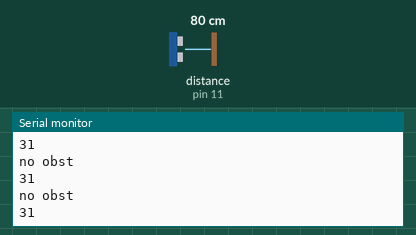
This sketch was run on a simulated Arduino Uno, built with avr-gcc and run on an emulated ATmega328P. Parts: the last lines printed to the serial monitor. Wiring (inferred from the names in the program): ultrasonic range finder: trigger pin 11; echo pin 11. The test bench sets the inputs (shaded band); at power-on: distance to the obstacle (sensor on pin 11) 80 cm. The echo pulse lasts 58.3 µs per cm.

Above: at 1.2 s.
1.3 s: distance to the obstacle (sensor on pin 11) set to 2 cm
At 1.6 s:
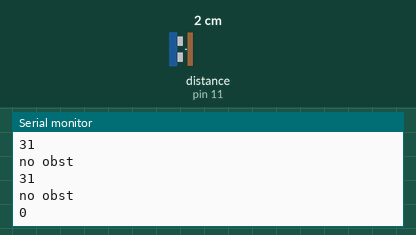
3.3 s: distance to the obstacle (sensor on pin 11) set to 4 cm
At 3.41 s:
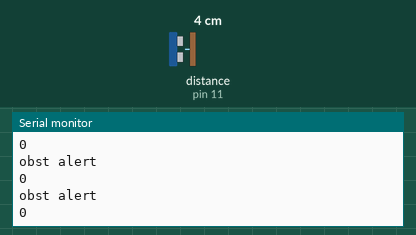
Timing chart, 0 to 6.3 s (numbered marks = the images above; inputs shaded):
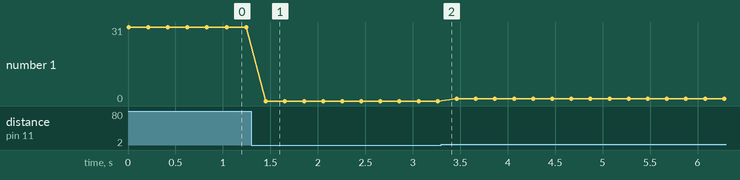

Measured:
- after the input at 1.3 s, the serial monitor: prints a new line after 0.15 s (image 1)
- plotted number 1: 31 → 0 after the input at 1.3 s, 0 → 1 after the input at 3.3 s

The sketch:

Distance_Sensor_Test.ino
```cpp
// Tests the ultrasonic sensor by printing messages to the terminal
// if an obstacle is detected.

const int pingPin = 11;
unsigned int duration, inches;

void setup() {
  Serial.begin(9600);
}

void loop() {
  obst();
}

// Returns true if obstacle detected, false otherwise.
boolean obst()
{
  // Code to send pings out of the sensor and listen to the result
  pinMode(pingPin, OUTPUT);          // Set pin to OUTPUT
  digitalWrite(pingPin, LOW);        // Ensure pin is low
  delayMicroseconds(2);
  digitalWrite(pingPin, HIGH);       // Start ranging
  delayMicroseconds(5);              //   with 5 microsecond burst
  digitalWrite(pingPin, LOW);        // End ranging
  pinMode(pingPin, INPUT);           // Set pin to INPUT
  duration = pulseIn(pingPin, HIGH); // Read echo pulse
  inches = duration / 74 / 2;        // Convert to inches

  Serial.println(inches);            // Display result

  // Delay between obstacle detection checks
  delay(200);

  if(inches < 12)
  {
      Serial.println("obst alert");
      return true;
  }
  else
  {
      Serial.println("no obst");
      return false;
  }
}
```
